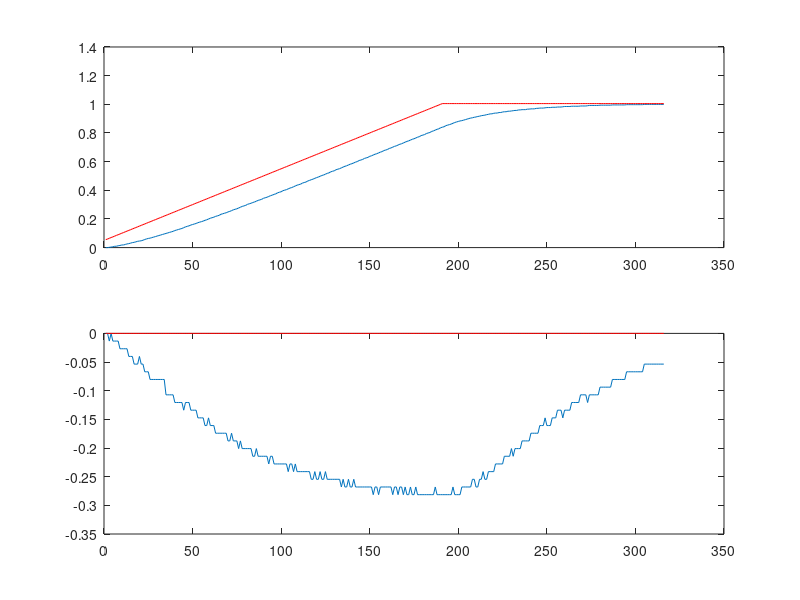

The MATLAB script that drew this image:
clear all;

data_v=importdata('data_v.txt')
data_vt=importdata('data_vt.txt')
x = [1:size(data_v)]
figure

subplot(2,1,1)
plot(x,data_v(:,1),x,data_v(:,2),'r')

subplot(2,1,2)
plot(x,data_vt(:,1),x,data_vt(:,2),'r')
